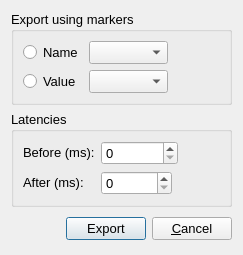
<?xml version="1.0" encoding="UTF-8"?>
<ui version="4.0">
 <class>ExportWizardDialClass</class>
 <widget class="QDialog" name="ExportWizardDialClass">
  <property name="geometry">
   <rect>
    <x>0</x>
    <y>0</y>
    <width>243</width>
    <height>241</height>
   </rect>
  </property>
  <property name="minimumSize">
   <size>
    <width>0</width>
    <height>0</height>
   </size>
  </property>
  <property name="maximumSize">
   <size>
    <width>16777215</width>
    <height>16777215</height>
   </size>
  </property>
  <property name="font">
   <font>
    <family>MS Shell Dlg 2</family>
    <pointsize>10</pointsize>
   </font>
  </property>
  <property name="windowTitle">
   <string>Export Markers</string>
  </property>
  <property name="windowIcon">
   <iconset resource="../../../resources/AnyWave.qrc">
    <normaloff>:/images/AnyWave_icon.png</normaloff>:/images/AnyWave_icon.png</iconset>
  </property>
  <layout class="QGridLayout" name="gridLayout_3">
   <item row="0" column="0">
    <layout class="QVBoxLayout" name="verticalLayout">
     <item>
      <widget class="QGroupBox" name="groupBox">
       <property name="sizePolicy">
        <sizepolicy hsizetype="Expanding" vsizetype="Expanding">
         <horstretch>0</horstretch>
         <verstretch>0</verstretch>
        </sizepolicy>
       </property>
       <property name="title">
        <string>Export using markers</string>
       </property>
       <layout class="QGridLayout" name="gridLayout_5">
        <item row="0" column="0">
         <layout class="QGridLayout" name="gridLayout">
          <item row="0" column="0">
           <widget class="QRadioButton" name="radioButtonName">
            <property name="sizePolicy">
             <sizepolicy hsizetype="Preferred" vsizetype="Fixed">
              <horstretch>0</horstretch>
              <verstretch>0</verstretch>
             </sizepolicy>
            </property>
            <property name="text">
             <string>Name</string>
            </property>
           </widget>
          </item>
          <item row="0" column="1">
           <widget class="QComboBox" name="comboBoxName">
            <property name="sizePolicy">
             <sizepolicy hsizetype="Preferred" vsizetype="Fixed">
              <horstretch>0</horstretch>
              <verstretch>0</verstretch>
             </sizepolicy>
            </property>
           </widget>
          </item>
          <item row="0" column="2">
           <spacer name="horizontalSpacer_2">
            <property name="orientation">
             <enum>Qt::Horizontal</enum>
            </property>
            <property name="sizeHint" stdset="0">
             <size>
              <width>40</width>
              <height>20</height>
             </size>
            </property>
           </spacer>
          </item>
          <item row="1" column="0">
           <widget class="QRadioButton" name="radioButtonCode">
            <property name="sizePolicy">
             <sizepolicy hsizetype="Preferred" vsizetype="Fixed">
              <horstretch>0</horstretch>
              <verstretch>0</verstretch>
             </sizepolicy>
            </property>
            <property name="text">
             <string>Value</string>
            </property>
           </widget>
          </item>
          <item row="1" column="1">
           <widget class="QComboBox" name="comboBoxCode">
            <property name="sizePolicy">
             <sizepolicy hsizetype="Preferred" vsizetype="Fixed">
              <horstretch>0</horstretch>
              <verstretch>0</verstretch>
             </sizepolicy>
            </property>
           </widget>
          </item>
          <item row="1" column="2">
           <spacer name="horizontalSpacer_3">
            <property name="orientation">
             <enum>Qt::Horizontal</enum>
            </property>
            <property name="sizeHint" stdset="0">
             <size>
              <width>40</width>
              <height>20</height>
             </size>
            </property>
           </spacer>
          </item>
         </layout>
        </item>
       </layout>
      </widget>
     </item>
     <item>
      <widget class="QGroupBox" name="groupBoxLatency">
       <property name="sizePolicy">
        <sizepolicy hsizetype="Expanding" vsizetype="Expanding">
         <horstretch>0</horstretch>
         <verstretch>0</verstretch>
        </sizepolicy>
       </property>
       <property name="title">
        <string>Latencies</string>
       </property>
       <layout class="QGridLayout" name="gridLayout_4">
        <item row="0" column="0">
         <layout class="QGridLayout" name="gridLayout_2">
          <item row="0" column="0">
           <widget class="QLabel" name="label">
            <property name="sizePolicy">
             <sizepolicy hsizetype="Preferred" vsizetype="Fixed">
              <horstretch>0</horstretch>
              <verstretch>0</verstretch>
             </sizepolicy>
            </property>
            <property name="text">
             <string>Before (ms):</string>
            </property>
           </widget>
          </item>
          <item row="0" column="1" colspan="2">
           <widget class="QSpinBox" name="spinBoxPre">
            <property name="sizePolicy">
             <sizepolicy hsizetype="Preferred" vsizetype="Fixed">
              <horstretch>0</horstretch>
              <verstretch>0</verstretch>
             </sizepolicy>
            </property>
            <property name="maximum">
             <number>1000000000</number>
            </property>
           </widget>
          </item>
          <item row="0" column="3">
           <spacer name="horizontalSpacer">
            <property name="orientation">
             <enum>Qt::Horizontal</enum>
            </property>
            <property name="sizeHint" stdset="0">
             <size>
              <width>40</width>
              <height>20</height>
             </size>
            </property>
           </spacer>
          </item>
          <item row="1" column="0">
           <widget class="QLabel" name="label_2">
            <property name="sizePolicy">
             <sizepolicy hsizetype="Preferred" vsizetype="Fixed">
              <horstretch>0</horstretch>
              <verstretch>0</verstretch>
             </sizepolicy>
            </property>
            <property name="text">
             <string>After (ms):</string>
            </property>
           </widget>
          </item>
          <item row="1" column="1">
           <widget class="QSpinBox" name="spinBoxPost">
            <property name="sizePolicy">
             <sizepolicy hsizetype="Preferred" vsizetype="Fixed">
              <horstretch>0</horstretch>
              <verstretch>0</verstretch>
             </sizepolicy>
            </property>
            <property name="maximum">
             <number>999999999</number>
            </property>
           </widget>
          </item>
          <item row="1" column="2" colspan="2">
           <spacer name="horizontalSpacer_4">
            <property name="orientation">
             <enum>Qt::Horizontal</enum>
            </property>
            <property name="sizeHint" stdset="0">
             <size>
              <width>40</width>
              <height>20</height>
             </size>
            </property>
           </spacer>
          </item>
         </layout>
        </item>
       </layout>
      </widget>
     </item>
     <item>
      <layout class="QHBoxLayout">
       <item>
        <spacer>
         <property name="orientation">
          <enum>Qt::Horizontal</enum>
         </property>
         <property name="sizeHint" stdset="0">
          <size>
           <width>131</width>
           <height>31</height>
          </size>
         </property>
        </spacer>
       </item>
       <item>
        <widget class="QPushButton" name="okButton">
         <property name="text">
          <string>Export</string>
         </property>
         <property name="default">
          <bool>true</bool>
         </property>
        </widget>
       </item>
       <item>
        <widget class="QPushButton" name="cancelButton">
         <property name="text">
          <string>&amp;Cancel</string>
         </property>
        </widget>
       </item>
      </layout>
     </item>
    </layout>
   </item>
  </layout>
 </widget>
 <resources>
  <include location="../../../resources/AnyWave.qrc"/>
 </resources>
 <connections>
  <connection>
   <sender>okButton</sender>
   <signal>clicked()</signal>
   <receiver>ExportWizardDialClass</receiver>
   <slot>accept()</slot>
   <hints>
    <hint type="sourcelabel">
     <x>278</x>
     <y>253</y>
    </hint>
    <hint type="destinationlabel">
     <x>96</x>
     <y>254</y>
    </hint>
   </hints>
  </connection>
  <connection>
   <sender>cancelButton</sender>
   <signal>clicked()</signal>
   <receiver>ExportWizardDialClass</receiver>
   <slot>reject()</slot>
   <hints>
    <hint type="sourcelabel">
     <x>369</x>
     <y>253</y>
    </hint>
    <hint type="destinationlabel">
     <x>179</x>
     <y>282</y>
    </hint>
   </hints>
  </connection>
 </connections>
</ui>
